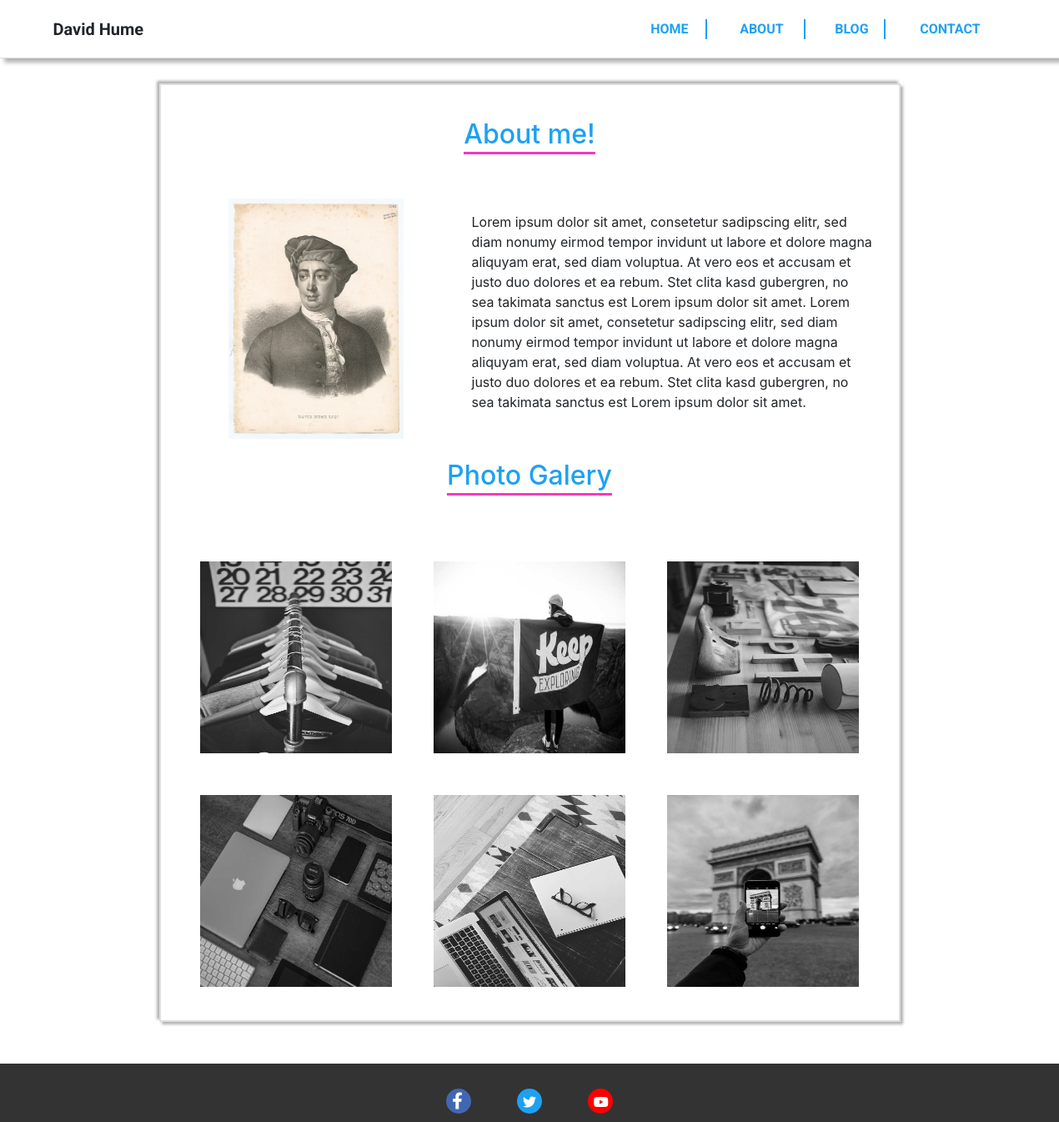
/about, run on the app's committed database.
### PersonalApp/models.py (models this page shows, shortened)
class about_model(models.Model):
    id = models.AutoField(primary_key=True)
    about_image = models.ImageField(
        upload_to='about/images', blank=True)
    about_me =models.TextField(blank=True)
    image_1=models.ImageField(
        upload_to='about/photo_gallery', blank=True)
    image_2=models.ImageField(
        upload_to='about/photo_gallery', blank=True)
    image_3=models.ImageField(
        upload_to='about/photo_gallery', blank=True)
    image_4=models.ImageField(
        upload_to='about/photo_gallery', blank=True)
    image_5=models.ImageField(
        upload_to='about/photo_gallery', blank=True)
    image_6=models.ImageField(
        upload_to='about/photo_gallery', blank=True)

### PersonalApp/views.py (the view)
# urls.py: path('about', about, name='about'),
def about(request):
    about_model_items=about_model.objects.filter(id=1).get()
    return render(request, 'about.html',{'about_model_items':about_model_items})

### PersonalApp/templates/about.html (shortened to what this page needs)
{% extends 'base.html'%}
{% block content %}
{% load static %}
<div class= "about-div">
    <h2 class="about-div-top-h2">About me!</h2>
    <div class="about-div-top">
        <div class="about-div-top-img" style="background-image: url('{{about_model_items.about_image.url}}');"></div>
        <div class="about-div-top-p">
            <p>{{about_model_items.about_me}}</p>
        </div>
    </div>
    <h2 class="about-div-top-h2">Photo Galery</h2>
    <div class="about-div-bottom">
        <a href="{{about_model_items.image_1.url}}"  data-lightbox="image-1" data-title="My caption" ><img class="about-div-bottom-img" src="{{about_model_items.image_1.url}}"></a>
        <a href="{{about_model_items.image_2.url}}"  data-lightbox="image-1" data-title="My caption" ><img class="about-div-bottom-img" src="{{about_model_items.image_2.url}}"></a>
        <a href="{{about_model_items.image_3.url}}"  data-lightbox="image-1" data-title="My caption" ><img class="about-div-bottom-img" src="{{about_model_items.image_3.url}}"></a>
        <a href="{{about_model_items.image_4.url}}"  data-lightbox="image-1" data-title="My caption" ><img class="about-div-bottom-img" src="{{about_model_items.image_4.url}}"></a>
        <a href="{{about_model_items.image_5.url}}"  data-lightbox="image-1" data-title="My caption" ><img class="about-div-bottom-img" src="{{about_model_items.image_5.url}}"></a>
        <a href="{{about_model_items.image_6.url}}"  data-lightbox="image-1" data-title="My caption" ><img class="about-div-bottom-img" src="{{about_model_items.image_6.url}}"></a>
    </div>
    </div>
{% endblock %}

### PersonalApp/static/css/style.css (style rules this page uses)
html, main { max-width: 100%; min-height: calc(100vh - 140px); overflow-x: hidden; position: relative; background-color: #fff; }
* { margin: 0; padding: 0; box-sizing: border-box; }
.about-div { position: relative; width: 70%; margin: 30px auto; border: 2px solid #dedede; z-index: 100; display: flex; justify-content: center; flex-direction: column; flex-wrap: wrap; align-items: center; background-color: #fff; box-shadow: 3px 3px 3px rgba(0, 0, 0, 0.3), -3px -3px 3px rgba(0, 0, 0, 0.3); padding: 15px; }
.about-div-top-h2 { margin-top: 25px; position: relative; color: #1da1f2; }
.about-div-top-h2::after { content: ""; width: 100%; height: 3px; position: absolute; top: 40px; left: 0px; background-color: #f23abe; }
.about-div-top { position: relative; display: flex; justify-content: space-between; box-sizing: border-box; margin-top: 50px; }
.about-div-top-img { width: 40%; background-repeat: no-repeat; background-position: center; background-size: contain; }
.about-div-top-p { width: 60%; padding: 1em; }
.about-div-bottom { height: auto; display: flex; position: relative; width: 100%; flex-wrap: wrap; margin-top: 50px; padding: 20px auto; align-items: center; justify-content: center; flex-wrap: wrap; }
.about-div-bottom-img { position: relative; width: 230px; height: 230px; background-repeat: no-repeat; background-position: center; background-size: cover; margin: 25px; transition: ease-in-out 0.5; filter: grayscale(100%); }

### data on the page
about_model: about_image (picture), about_me "Lorem ipsum dolor sit amet, consetetur sadipscing elitr, sed diam nonumy eirmod tempor invidunt ut labore et dolore magna aliquyam erat, sed diam voluptua. At vero eos et accusam et justo duo dolores et ea rebum. Stet clita kasd gubergren, no sea takimata sanctus est Lorem ipsum dolor sit amet. Lorem ipsum dolor sit amet, consetetur sadipscing elitr, sed diam nonumy eirmod tempor invidunt ut labore et dolore magna aliquyam erat, sed diam voluptua. At vero eos et accusam et justo duo dolores et ea rebum. Stet clita kasd gubergren, no sea takimata sanctus est Lorem ipsum dolor sit amet.", image_1 (picture), image_2 (picture), image_3 (picture), image_4 (picture), image_5 (picture), image_6 (picture)
